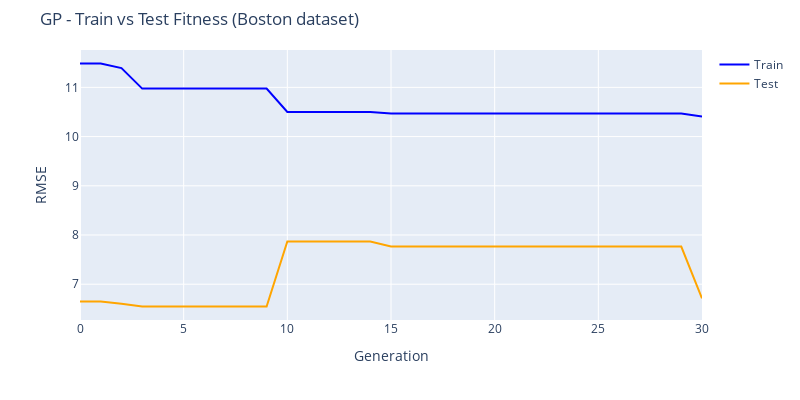

Source (notebook cell):
### Code cell
fig = go.Figure()
fig.add_trace(go.Scatter(y=pd.read_csv(LOG_PATH, header=None).iloc[:,5].values, 
                         mode='lines', name='Train', line=dict(color=train_color)))
fig.add_trace(go.Scatter(y=pd.read_csv(LOG_PATH, header=None).iloc[:,8].values, 
                         mode='lines', name='Test', line=dict(color=test_color)))
fig.update_layout(
    height=400, width=800, 
    margin=dict(t=50),
    yaxis_range=[0,None],
    title_text='GP - Train vs Test Fitness ('+DATASET_NAME+' dataset)',
    xaxis_title='Generation', yaxis_title='RMSE'
)
fig.update_yaxes(range=[0, None])
fig.show()

### Figure 1 — Plotly figure (JSON) as saved in the notebook; plotly's stock layout.template omitted (floating-point values rounded to 4 significant figures)
{"data": [{"line": {"color": "blue"}, "mode": "lines", "name": "Train", "type": "scatter", "y": [11.48, 11.48, 11.39, 10.97, 10.97, 10.97, 10.97, 10.97, 10.97, 10.97, 10.5, 10.5, 10.5, 10.5, 10.5, 10.47, 10.47, 10.47, 10.47, 10.47, 10.47, 10.47, 10.47, 10.47, 10.47, 10.47, 10.47, 10.47, 10.47, 10.47, 10.41]}, {"line": {"color": "orange"}, "mode": "lines", "name": "Test", "type": "scatter", "y": [6.651, 6.651, 6.602, 6.547, 6.547, 6.547, 6.547, 6.547, 6.547, 6.547, 7.869, 7.869, 7.869, 7.869, 7.869, 7.765, 7.765, 7.765, 7.765, 7.765, 7.765, 7.765, 7.765, 7.765, 7.765, 7.765, 7.765, 7.765, 7.765, 7.765, 6.713]}], "layout": {"height": 400, "margin": {"t": 50}, "title": {"text": "GP - Train vs Test Fitness (Boston dataset)"}, "width": 800, "xaxis": {"title": {"text": "Generation"}}, "yaxis": {"range": [0, null], "title": {"text": "RMSE"}}}}
